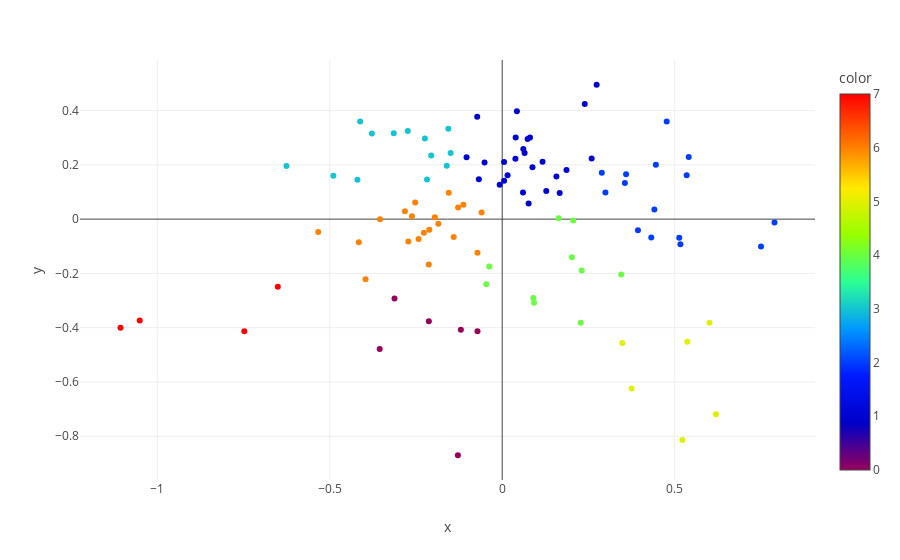

Notebook code cell kept with this figure:
### Code cell
## rubah bentuk data ke list 
data2 = list(zip(pca_df['x'], pca_df['y']))

## fit kmeans model
kmeans = KMeans(n_init=10, max_iter=1000).fit(data2)

## make scatter plot using plotly
fig = px.scatter(pca_df, x='x', y='y', color=kmeans.labels_, color_continuous_scale='rainbow', hover_data=[data.artist, data.name])
fig.show()
